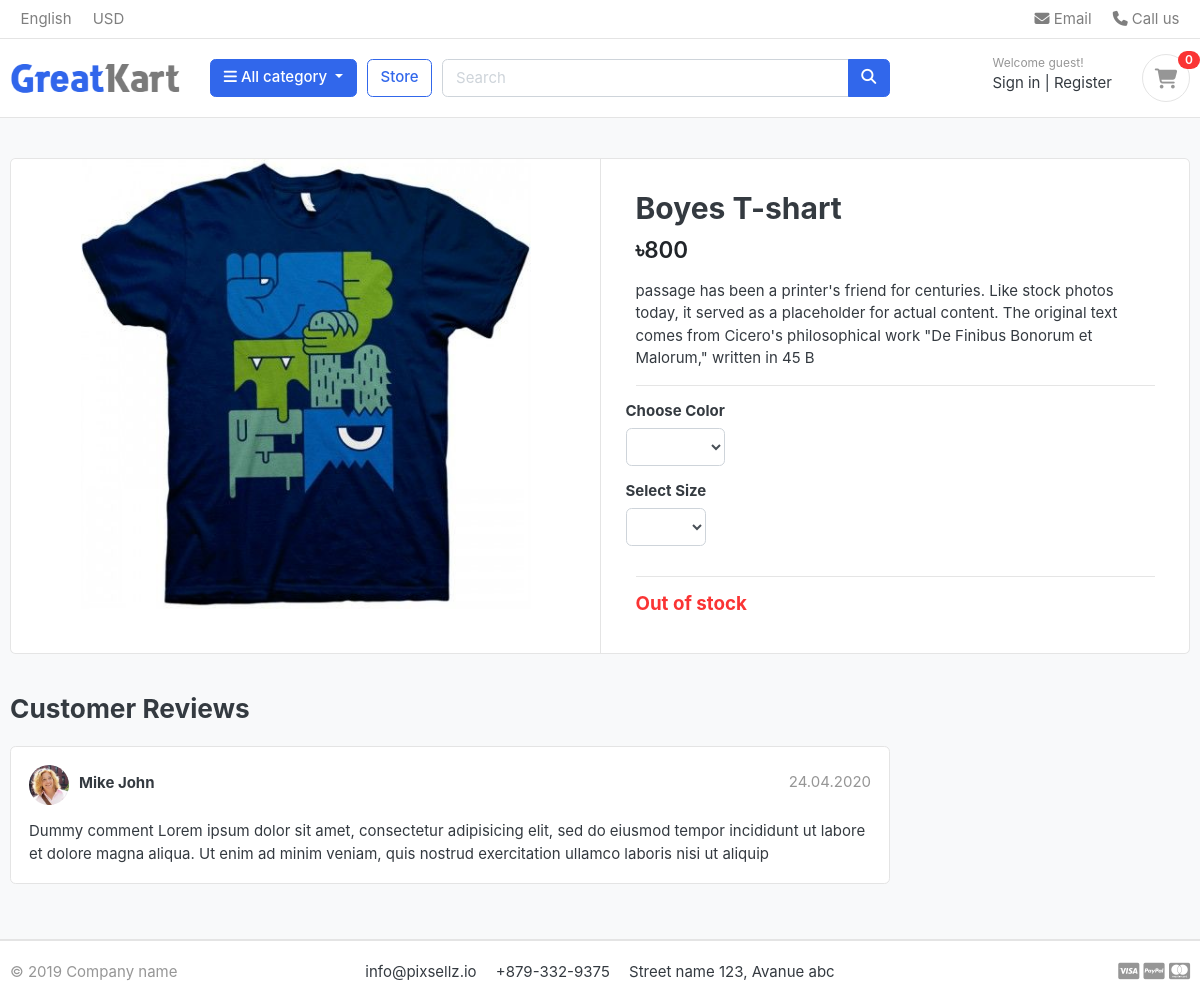
/store/category/t-shart/boyes-t-shart/, run on an earlier commit of the app's database.
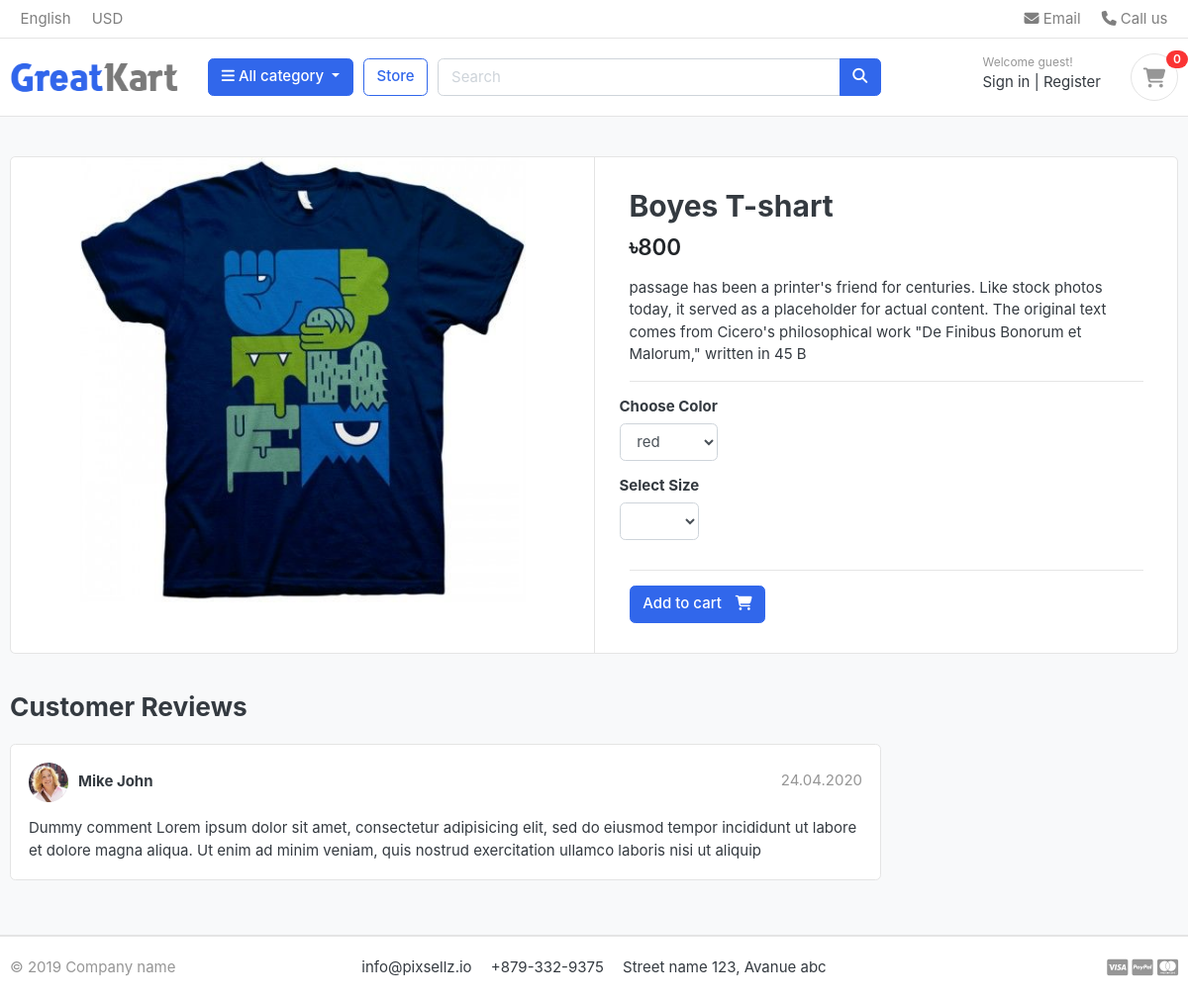
And on a later commit of the database.
### store/views.py (the view)
# urls.py: path("category/<slug:category_slug>/<slug:product_slug>/", views.product_detail, name='product_detail'),
def product_detail(request, category_slug, product_slug):
    try:
        single_product = Product.objects.get(category__slug=category_slug, slug=product_slug)
        in_cart = CartItem.objects.filter(cart__cart_id=_cart_id(request), product=single_product).exists()
        colors = single_product.variation_set.filter(variation_category='color', is_active=True)
        sizes = single_product.variation_set.filter(variation_category='size', is_active=True)
    except Exception as e:
        raise e
    context = {
        'single_product': single_product,
        'in_cart': in_cart,
        'colors': colors,
        'sizes': sizes,
    }
    return render(request, 'store/product_detail.html', context)

### carts/context_processore.py (called while the page is built)
def counter(request):
    cart_count=0
    if 'admin' in request.path:
        return {}
    else:
        try:
            cart=Cart.objects.filter(cart_id=_cart_id(request))
            cart_items=CartItem.objects.all().filter(cart=cart[:1])
            for cart_item in cart_items:
                cart_count+=cart_item.quantity
        except Cart.DoesNotExist:
            cart_count=0
        return dict(cart_count=cart_count)

### carts/views.py (called while the page is built)
def _cart_id(request):
    cart = request.session.session_key
    if not cart:
        cart = request.session.create()
    return cart

### category/context_processore.py (called while the page is built)
def menu_links(request):
    links=Category.objects.all()
    return dict(links=links)

### category/models.py (called while the page is built)
    def get_url(self):
        return reverse('products_by',args=[self.slug])

### templates/store/product_detail.html (shortened to what this page needs)
{% extends "base.html" %}
{% load static %}
{% block content %}
<section class="section-content padding-y bg">
<div class="container">
<div class="card">
	<div class="row no-gutters">
		<aside class="col-md-6">
<article class="gallery-wrap">
	<div class="img-big-wrap">
	   <a href="#"><img src={{single_product.images.url}}></a>
	</div>
</article>
		</aside>
		<main class="col-md-6 border-left">
<form action="{%url 'add_cart' single_product.id%}" method="GET">
<article class="content-body">
<h2 class="title">{{single_product.product_name}}</h2>
<div class="mb-3">
	<var class="price h4">৳{{single_product.price}}</var>
</div>
<p>{{single_product.description}}</p>
<hr>
	<div class="row">
  <div class="item-option-select">
    <h6>Choose Color</h6>
    <select name="color" class="form-control">
      {% for color in colors %}
        <option value="{{ color.variation_value }}">{{ color.variation_value }}</option>
      {% endfor %}
    </select>
  </div>
</div>
<div class="row">
  <div class="item-option-select">
    <h6>Select Size</h6>
    <select name="size" class="form-control">
    </select>
  </div>
</div>
	<hr>
   {%if single_product.stock <= 0%}
   <h5 class="text-danger">Out of stock</h5>
   {%else %}
      {%if in_cart%}
	  <a href="#" class="btn  btn-success"> <span class="text">Added to cart</span> <i class="fas fa-check"></i>  </a>
	  <a href="{% url 'cart'%}" class="btn  btn-outline-primary"> <span class="text">View Cart</span> <i class="fas fa-eye"></i>  </a>
	  {%else%}
	<button type="submit"  class="btn  btn-primary"> <span class="text">Add to cart</span> <i class="fas fa-shopping-cart"></i>  </button>
	{%endif%}
	{%endif%}
</article>
</form>
		</main>
	</div>
</div>
<br>
<div class="row">
			<div class="col-md-9">
	<header class="section-heading">
		<h3>Customer Reviews </h3>
	</header>
	<article class="box mb-3">
		<div class="icontext w-100">
			<img src="{% static "./images/avatars/avatar1.jpg" %}" class="img-xs icon rounded-circle">
			<div class="text">
				<span class="date text-muted float-md-right">24.04.2020 </span>
				<h6 class="mb-1">Mike John </h6>
			</div>
		</div>
		<div class="mt-3">
			<p>
				Dummy comment Lorem ipsum dolor sit amet, consectetur adipisicing elit, sed do eiusmod
				tempor incididunt ut labore et dolore magna aliqua. Ut enim ad minim veniam,
				quis nostrud exercitation ullamco laboris nisi ut aliquip
			</p>
		</div>
	</article>
	</div>
</div>
</div>
</section>
{% endblock  %}

What changed in the data, as far as the page shows it:
changed Product "Boyes T-shart": stock 0 → 20 (drawn)
Also different on the page:
form field color: (not shown) → "red"
text no longer shown: "Out of stock"
text now shown: "Add to cart"
